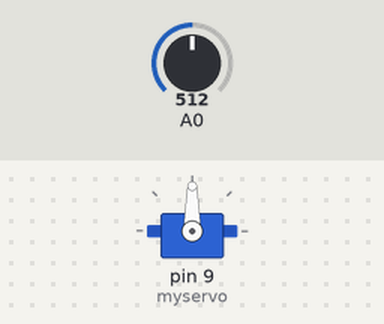
The sketch below on a simulated Arduino Uno, built with avr-gcc and run on an emulated ATmega328P. Shown: servo. The inputs (shaded band) are chosen by the test bench; at power-on: A0 = 512.

Above: at 1.2 s.
1.3 s: A0 set to 716
At 1.6 s:
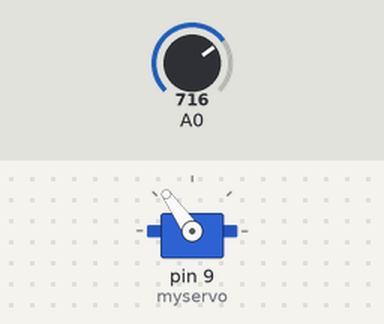
2.8 s: A0 set to 900
At 3.9 s:
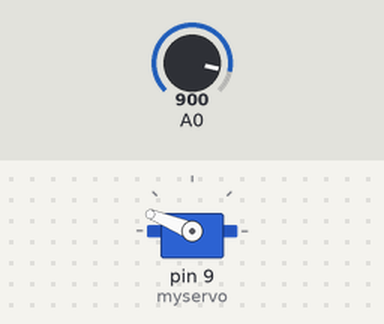
4.3 s: A0 set to 1023
At 5.1 s:
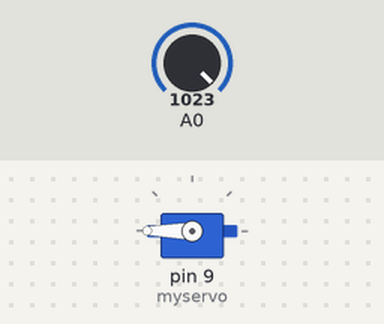
5.8 s: A0 set to 306
At 6.2 s:
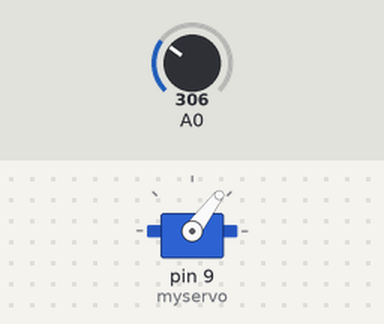
7.3 s: A0 set to 122
At 8.6 s:
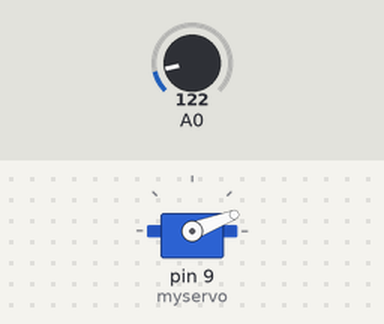
Timing chart, 0 to 9.8 s (numbered marks = the images above; inputs shaded):
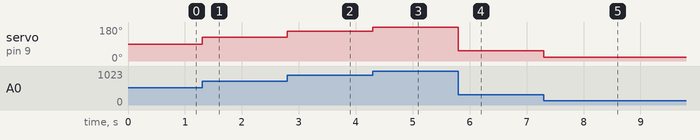

The sketch:

IoT_Sem1_Lek6_Lab19.ino
```cpp
/*
 Controlling the Position of a Servo
*/

#include <Servo.h>

Servo myservo; // create servo object to control a servo
int angle = 0; // variable to store the servo position

void setup()
{
  myservo.attach(9); // attaches the servo on pin ? to the servo object
  Serial.begin(9600);       // for debugging via the Serial Monitor
}
void loop()
{
  int pot = analogRead(A0);
  pot = map(pot, 0, 1023, 0, 180);
  myservo.write(pot);
}
```

Measured:
- after the input at 1.3 s, servo on pin 9 (myservo): 90° → 125° at once
- after the input at 2.8 s, servo on pin 9 (myservo): 125° → 158° at once
- after the input at 4.3 s, servo on pin 9 (myservo): 158° → 180° at once
- after the input at 5.8 s, servo on pin 9 (myservo): 180° → 53° at once
- after the input at 7.3 s, servo on pin 9 (myservo): 53° → 21° at once
